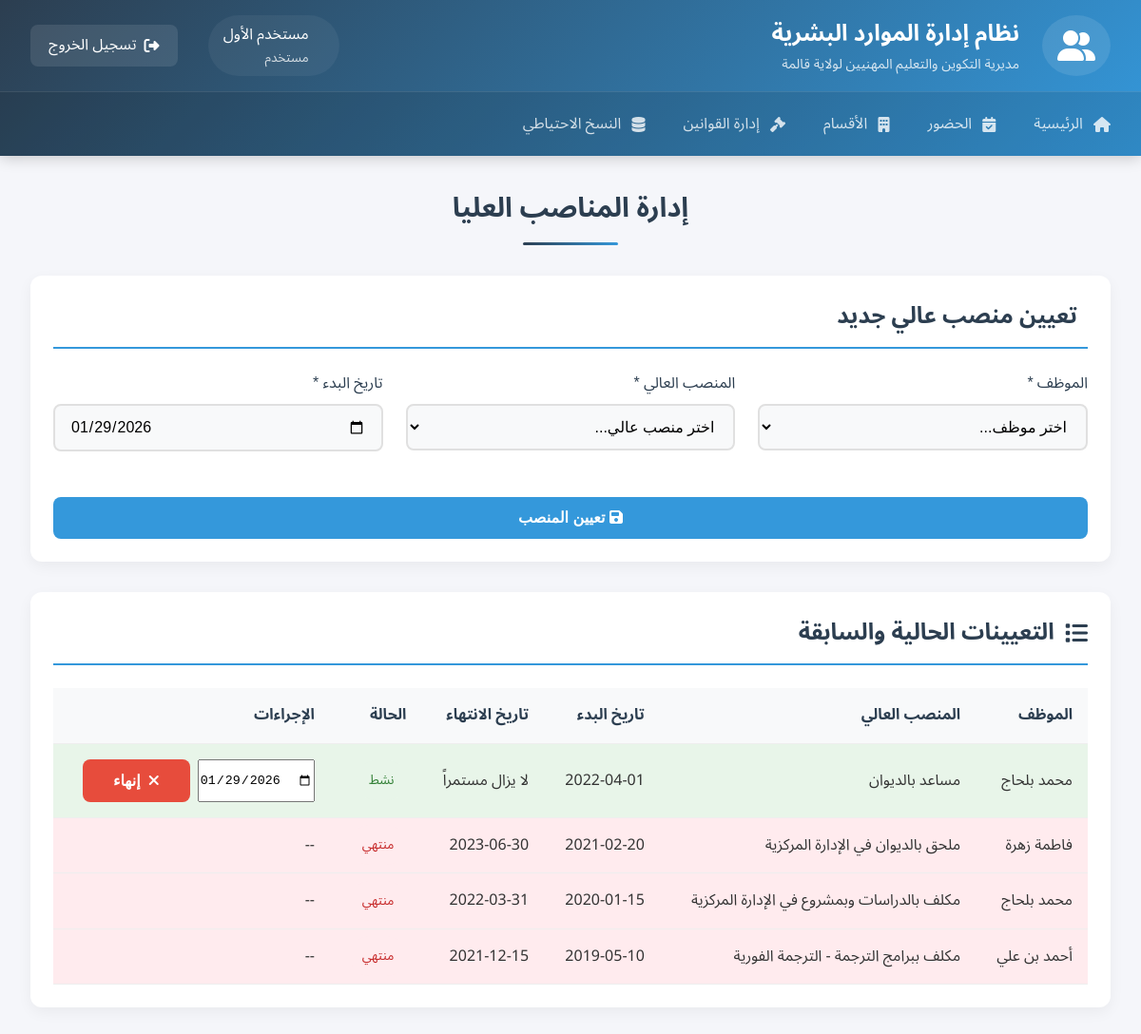
/highpositions.php (signed in), run on the app's committed database.
### tables this page shows
CREATE TABLE `employee_high_level_history` (
  `history_id` int(11) NOT NULL,
  `employee_id` int(11) NOT NULL,
  `position_id` int(11) NOT NULL,
  `start_date` date NOT NULL,
  `end_date` date DEFAULT NULL
);

CREATE TABLE `high_level_positions` (
  `position_id` int(11) NOT NULL,
  `name` varchar(100) NOT NULL COMMENT 'اسم المنصب العالي',
  `created_at` timestamp NOT NULL DEFAULT current_timestamp()
);

### highpositions.php (the view, shortened to what this page needs)
<?php
$pdo = getDBConnection();
$errors = [];
$current_assignments = [];
try {
    $stmt = $pdo->query("SELECT h.history_id, e.employee_id,
                         CONCAT(e.firstname_ar, ' ', e.lastname_ar) AS employee_name,
                         p.name AS position_name, h.start_date, h.end_date
                         FROM employee_high_level_history h
                         JOIN employees e ON h.employee_id = e.employee_id
                         JOIN high_level_positions p ON h.position_id = p.position_id
                         ORDER BY h.start_date DESC");
    $current_assignments = $stmt->fetchAll(PDO::FETCH_ASSOC);
} catch (PDOException $e) {
    $errors[] = "خطأ في جلب التعيينات الحالية: " . $e->getMessage();
}
?>
<!DOCTYPE html>
<html lang="ar" dir="rtl">
<head>
    <link rel="stylesheet" href="CSS/style.css">
    <link rel="stylesheet" href="CSS/icons.css">
</head>
<body>
    <div class="dashboard-container">
        <?php include 'header.php'; ?>
        <main class="dashboard-main">
            <h1 class="dashboard-title">إدارة المناصب العليا</h1>
            <div class="section-card">
                <h2 class="section-title"><i class="fas fa-plus-circle"></i> تعيين منصب عالي جديد</h2>
                <form method="POST">
                    <div class="form-grid">
                        <div class="input-group">
                            <label>الموظف <span class="required">*</span></label>
                            <select name="employee_id" required>
                                <option value="">اختر موظف...</option>
                            </select>
                        </div>
                        <div class="input-group">
                            <label>المنصب العالي <span class="required">*</span></label>
                            <select name="position_id" required>
                                <option value="">اختر منصب عالي...</option>
                            </select>
                        </div>
                        <div class="input-group">
                            <label>تاريخ البدء <span class="required">*</span></label>
                            <input type="date" name="start_date" required>
                        </div>
                    </div>
                    <div class="form-actions" style="margin-top: 1.5rem;">
                        <button type="submit" name="assign_position" class="login-button">
                            <i class="fas fa-save"></i> تعيين المنصب
                        </button>
                    </div>
                </form>
            </div>
            <div class="section-card">
                <h2 class="section-title"><i class="fas fa-list"></i> التعيينات الحالية والسابقة</h2>
                <?php if (empty($current_assignments)): ?>
                    <div class="empty-state">
                        <i class="fas fa-inbox"></i>
                        <h3>لا توجد تعيينات مسجلة</h3>
                        <p>لم يتم تعيين أي موظف في منصب عالي بعد</p>
                    </div>
                <?php else: ?>
                    <table class="assignments-table">
                        <thead>
                            <tr>
                                <th>الموظف</th>
                                <th>المنصب العالي</th>
                                <th>تاريخ البدء</th>
                                <th>تاريخ الانتهاء</th>
                                <th>الحالة</th>
                                <th>الإجراءات</th>
                            </tr>
                        </thead>
                        <tbody>
                            <?php foreach ($current_assignments as $assignment): ?>
                                <tr class="<?= $assignment['end_date'] ? 'ended-assignment' : 'active-assignment' ?>">
                                    <td><?= htmlspecialchars($assignment['employee_name']) ?></td>
                                    <td><?= htmlspecialchars($assignment['position_name']) ?></td>
                                    <td><?= htmlspecialchars($assignment['start_date']) ?></td>
                                    <td>
                                        <?= $assignment['end_date'] ? htmlspecialchars($assignment['end_date']) : 'لا يزال مستمراً' ?>
                                    </td>
                                    <td>
                                        <span class="status-badge <?= $assignment['end_date'] ? 'ended-badge' : 'active-badge' ?>">
                                            <?= $assignment['end_date'] ? 'منتهي' : 'نشط' ?>
                                        </span>
                                    </td>
                                    <td>
                                        <?php if (!$assignment['end_date']): ?>
                                            <form method="POST" class="action-form">
                                                <input type="date" name="end_date" class="date-input" required>
                                                <button type="submit" name="end_position" class="delete-button">
                                                    <i class="fas fa-times"></i> إنهاء
                                                </button>
                                            </form>
                                        <?php else: ?>
                                            <span>--</span>
                                        <?php endif; ?>
                                    </td>
                                </tr>
                            <?php endforeach; ?>
                        </tbody>
                    </table>
                <?php endif; ?>
            </div>
        </main>
    </div>
</body>
</html>

### header.php (shortened to what this page needs)
<header class="dashboard-header">
    <div class="header-content">
        <div class="header-brand">
            <div class="brand-logo">
                <i class="fas fa-user-group"></i>
            </div>
            <div class="brand-text">
                <h1>نظام إدارة الموارد البشرية</h1>
                <p>مديرية التكوين والتعليم المهنيين لولاية قالمة</p>
            </div>
        </div>
        <div class="header-actions">
            <div class="user-profile">
                <div class="profile-info">
                    <span class="username"><?php echo htmlspecialchars($_SESSION['fullname']); ?></span>
                    <span class="role"><?php echo htmlspecialchars($_SESSION['role'] ?? 'مستخدم'); ?></span>
                </div>
            </div>
            <a href="logout.php" class="logout-btn">
                <i class="fas fa-sign-out-alt"></i>
                <span>تسجيل الخروج</span>
            </a>
        </div>
    </div>
    <nav class="header-nav">
        <a href="index.php" class="nav-link <?php echo (basename($_SERVER['PHP_SELF']) == 'index.php' ? 'active' : ''); ?>">
            <i class="fas fa-home"></i>
            الرئيسية
        </a>
        <a href="checkAttendance.php" class="nav-link <?php echo (basename($_SERVER['PHP_SELF']) == 'checkAttendance.php' ? 'active' : ''); ?>">
            <i class="fas fa-calendar-check"></i>
            الحضور
        </a>
        <a href="list_departments.php" class="nav-link <?= (basename($_SERVER['PHP_SELF']) == 'list_departments.php' ? 'active' : '') ?>">
            <i class="fas fa-building"></i>
            الأقسام
        </a>
        <a href="manage_laws.php" class="nav-link <?= (basename($_SERVER['PHP_SELF']) == 'manage_laws.php' ? 'active' : '') ?>">
            <i class="fas fa-gavel"></i>
            إدارة القوانين
        </a>
        <a href="backup.php" class="nav-link <?= (basename($_SERVER['PHP_SELF']) == 'backup.php' ? 'active' : '') ?>">
            <i class="fas fa-database"></i>
            النسخ الاحتياطي
        </a>
    </nav>
</header>

### CSS/style.css (style rules this page uses)
.fas { font-family: 'Font Awesome'; -moz-osx-font-smoothing: grayscale; -webkit-font-smoothing: antialiased; font-style: normal; font-variant: normal; text-rendering: auto; line-height: 1; }
* { margin: 0; padding: 0; box-sizing: border-box; }
body { font-family: 'Tajawal', 'Noto Sans Arabic', sans-serif; direction: rtl; background-color: #f5f5f5; line-height: 1.6; color: #333; }
:root { --primary-color: #3498db; --secondary-color: #2c3e50; --success-color: #27ae60; --info-color: #2980b9; --warning-color: #f1c40f; --danger-color: #e74c3c; --light-color: #ecf0f1; --dark-color: #34495e; --text-color: #333; --text-light: #7f8c8d; }
.dashboard-container { background: #f5f6fa; min-height: 100vh; border-radius: 24px; margin: 0 auto; box-shadow: 0 0 20px rgba(0,0,0,0.1); }
.dashboard-main { padding: 2rem; max-width: 1400px; margin: 0 auto; width: 100%; }
.dashboard-title { color: var(--secondary-color); text-align: center; margin-bottom: 2rem; font-size: 1.8rem; position: relative; padding-bottom: 1rem; }
.dashboard-title::after { content: ""; position: absolute; bottom: 0; right: 50%; transform: translateX(50%); width: 100px; height: 3px; background: linear-gradient(135deg, #2c3e50 0%, #3498db 100%); border-radius: 3px; }
.input-group { margin-bottom: 1.5rem; }
.input-group label { display: block; margin-bottom: 0.5rem; font-weight: 500; color: var(--secondary-color); }
.input-group input, .input-group select, .input-group textarea { width: 100%; padding: 0.8rem 1rem; border: 2px solid #e0e0e0; border-radius: 8px; font-family: 'Tajawal', sans-serif; font-size: 1rem; transition: all 0.3s ease; background: #f8f9fa; }
.login-button { padding: 0.8rem 2rem; background: var(--primary-color); color: white; border: none; width: 100%; border-radius: 8px; font-size: 1rem; font-weight: 600; cursor: pointer; transition: all 0.3s ease; align-items: center; gap: 0.5rem; font-family: 'Tajawal', sans-serif; }
.delete-button { padding: 0.8rem 2rem; background: var(--danger-color); color: white; border: none; border-radius: 8px; font-size: 1rem; font-weight: 600; cursor: pointer; transition: all 0.3s ease; display: flex; align-items: center; gap: 0.5rem; font-family: 'Tajawal', sans-serif; }
.dashboard-header { background: linear-gradient(135deg, #2c3e50 0%, #3498db 100%); padding: 0; box-shadow: 0 2px 15px rgba(0,0,0,0.2); }
.header-content { display: flex; justify-content: space-between; align-items: center; padding: 1rem 2rem; }
.header-brand { display: flex; align-items: center; gap: 1.5rem; }
.brand-logo { background: rgba(255,255,255,0.1); padding: 1rem; border-radius: 50%; display: flex; align-items: center; justify-content: center; }
.brand-logo i { font-size: 2rem; color: white; }
.brand-text h1 { margin: 0; font-size: 1.5rem; font-weight: 600; color: white; }
.brand-text p { margin: 0; font-size: 0.9rem; opacity: 0.9; color: rgba(255,255,255,0.9); }
.header-actions { display: flex; align-items: center; gap: 2rem; }
.user-profile { display: flex; align-items: center; gap: 1rem; background: rgba(255,255,255,0.05); padding: 0.5rem 1rem; border-radius: 50px; color: white; }
.profile-info { display: flex; flex-direction: column; }
.username { font-weight: 500; font-size: 1rem; }
.role { font-size: 0.85rem; opacity: 0.8; }
.header-nav { background: rgba(0,0,0,0.1); padding: 0.8rem 2rem; display: flex; gap: 2.5rem; border-top: 1px solid rgba(255,255,255,0.1); }
.nav-link { color: rgba(255,255,255,0.8); text-decoration: none; display: flex; align-items: center; gap: 0.7rem; transition: all 0.3s ease; padding: 0.5rem 0; position: relative; }
.logout-btn { display: flex; align-items: center; gap: 0.5rem; color: white; text-decoration: none; padding: 0.6rem 1.2rem; border-radius: 8px; background: rgba(255,255,255,0.1); transition: all 0.3s ease; }
.user-profile { position: relative; cursor: pointer; }

### data on the page
employee_high_level_history: employee_name "محمد بلحاج", position.name "مساعد بالديوان", start_date "2022-04-01", shows "لا يزال مستمراً", shows "نشط"
employee_high_level_history: employee_name "فاطمة زهرة", position.name "ملحق بالديوان في الإدارة المركزية", start_date "2021-02-20", end_date "2023-06-30", shows "منتهي"
employee_high_level_history: employee_name "محمد بلحاج", position.name "مكلف بالدراسات وبمشروع في الإدارة المركزية", start_date "2020-01-15", end_date "2022-03-31", shows "منتهي"
employee_high_level_history: employee_name "أحمد بن علي", position.name "مكلف ببرامج الترجمة - الترجمة الفورية", start_date "2019-05-10", end_date "2021-12-15", shows "منتهي"

### other printed values
$_SESSION['fullname'] "مستخدم الأول"
$_SESSION['role'] "مستخدم"
